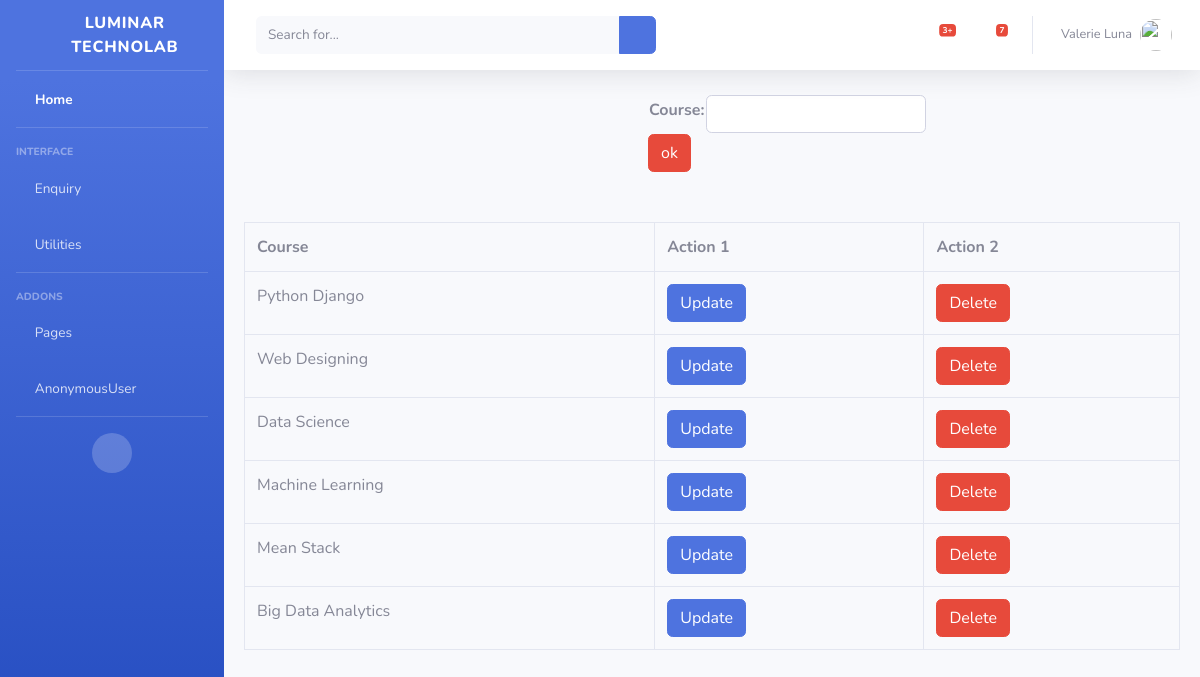
Screenshot of /Enquiry/course with the database file from the repository.
### Enquiry/models.py (models this page shows, shortened)
class Course(models.Model):
    Course=models.CharField(max_length=150,unique=True)

### Enquiry/views.py (the view, shortened to what this page needs)
# urls.py: path('course',AddCourse.as_view(),name='addcourse'),
class AddCourse(TemplateView):
    model=Course
    template_name = "Course/add_course.html"
    form_class=AddCourseForm
    def get(self, request, *args, **kwargs):
        form=self.form_class
        qs=Course.objects.all()
        context={}
        context["form"]=form
        context["course"]=qs
        return render(request,self.template_name,context)

### Enquiry/templates/Course/add_course.html (shortened to what this page needs)
<!DOCTYPE html>
{% extends 'index/index1.html' %}
{% block content %}
<div class="container">
    <div class="row" style="margin-left: 400px">
<form method="post">
<table class=" table-responsive" >
                <tr>
                    {% for field in form %}
                        <td><b>{{ field.label_tag }}</b></td>
                    <td>{{ field }}</td>
                    <td>{{ field.errors }}</td>
                        </tr>
                {% endfor %}
            </table>
<input type="submit" value="ok" class="btn btn-danger">
</form>
    </div>
</div>
    <div class="card-body" style="margin-top: 30px">
    <div class="table-responsive">
<table class="table table-bordered" id="dataTable" width="100%" cellspacing="0">
<tr>
    <th>Course</th>
    <th>Action 1</th>
    <th>Action 2</th>
</tr>
{% for data in course %}
<tr>
    <td>{{ data.Course }}</td>
<td><a href="{% url 'updatecourse' data.id %}" class="btn btn-primary">Update</a> </td>
<td><a href="{% url 'deletecourse' data.id %}" class="btn btn-danger">Delete</a> </td>
</tr>
{% endfor %}
      </table>
    </div>
    </div>
{% endblock %}

### rows the page displays
Course: Course "Python Django"
Course: Course "Web Designing"
Course: Course "Data Science"
Course: Course "Machine Learning"
Course: Course "Mean Stack"
Course: Course "Big Data Analytics"

### other values shown
{{ user }} "AnonymousUser"
{{ field.label_tag }} "Course:"
